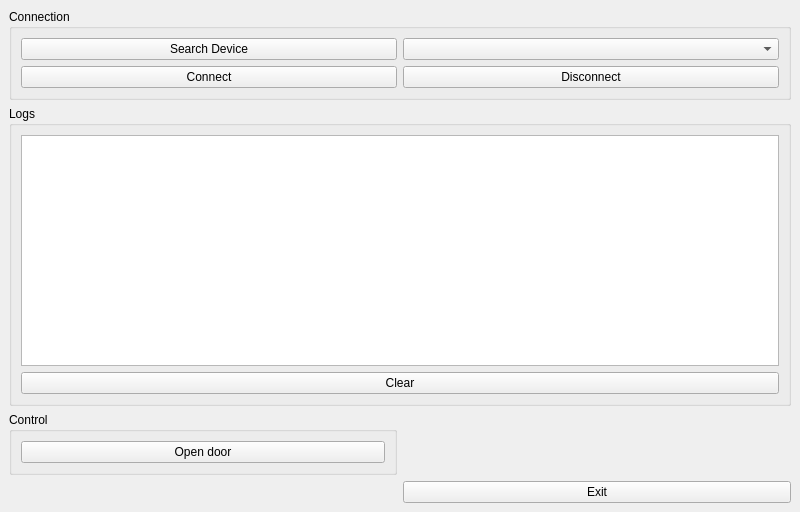
<?xml version="1.0" encoding="UTF-8"?>
<ui version="4.0">
 <class>MainWindow</class>
 <widget class="QMainWindow" name="MainWindow">
  <property name="geometry">
   <rect>
    <x>0</x>
    <y>0</y>
    <width>800</width>
    <height>512</height>
   </rect>
  </property>
  <property name="windowTitle">
   <string>MainWindow</string>
  </property>
  <widget class="QWidget" name="centralwidget">
   <layout class="QGridLayout" name="gridLayout_4">
    <item row="1" column="0" colspan="2">
     <widget class="QGroupBox" name="groupBox_2">
      <property name="title">
       <string>Logs</string>
      </property>
      <layout class="QGridLayout" name="gridLayout_2">
       <item row="0" column="0">
        <widget class="QTextEdit" name="textEditLogs"/>
       </item>
       <item row="1" column="0">
        <widget class="QPushButton" name="pushButtonClear">
         <property name="text">
          <string>Clear</string>
         </property>
        </widget>
       </item>
      </layout>
     </widget>
    </item>
    <item row="3" column="1">
     <widget class="QPushButton" name="pushButtonExit">
      <property name="text">
       <string>Exit</string>
      </property>
     </widget>
    </item>
    <item row="0" column="0" colspan="2">
     <widget class="QGroupBox" name="groupBox">
      <property name="title">
       <string>Connection</string>
      </property>
      <layout class="QGridLayout" name="gridLayout">
       <item row="2" column="1">
        <widget class="QPushButton" name="pushButtonDisconnect">
         <property name="text">
          <string>Disconnect</string>
         </property>
        </widget>
       </item>
       <item row="2" column="0">
        <widget class="QPushButton" name="pushButtonConnect">
         <property name="text">
          <string>Connect</string>
         </property>
        </widget>
       </item>
       <item row="1" column="0">
        <widget class="QPushButton" name="pushButtonSearch">
         <property name="text">
          <string>Search Device</string>
         </property>
        </widget>
       </item>
       <item row="1" column="1">
        <widget class="QComboBox" name="comboBoxDevices"/>
       </item>
      </layout>
     </widget>
    </item>
    <item row="2" column="0">
     <widget class="QGroupBox" name="groupBox_3">
      <property name="title">
       <string>Control</string>
      </property>
      <layout class="QGridLayout" name="gridLayout_3">
       <item row="0" column="0">
        <widget class="QPushButton" name="pushButtonOpen">
         <property name="text">
          <string>Open door</string>
         </property>
        </widget>
       </item>
      </layout>
     </widget>
    </item>
   </layout>
  </widget>
 </widget>
 <resources/>
 <connections>
  <connection>
   <sender>pushButtonClear</sender>
   <signal>clicked()</signal>
   <receiver>textEditLogs</receiver>
   <slot>clear()</slot>
   <hints>
    <hint type="sourcelabel">
     <x>410</x>
     <y>386</y>
    </hint>
    <hint type="destinationlabel">
     <x>410</x>
     <y>361</y>
    </hint>
   </hints>
  </connection>
  <connection>
   <sender>pushButtonExit</sender>
   <signal>clicked()</signal>
   <receiver>MainWindow</receiver>
   <slot>close()</slot>
   <hints>
    <hint type="sourcelabel">
     <x>422</x>
     <y>489</y>
    </hint>
    <hint type="destinationlabel">
     <x>385</x>
     <y>482</y>
    </hint>
   </hints>
  </connection>
 </connections>
</ui>
